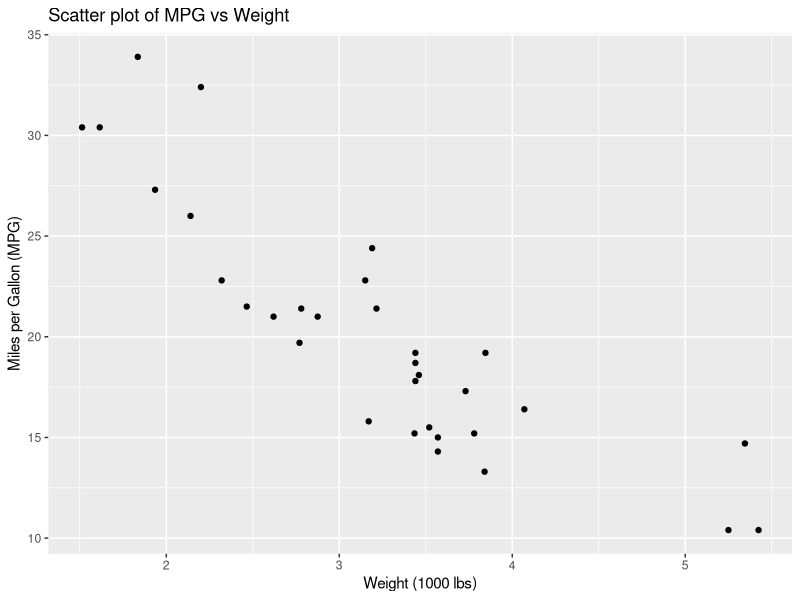

This figure's R source:
## ---- chunk 1
#| echo: True

data(mtcars)

library(ggplot2)

ggplot(mtcars, aes(x = wt, y = mpg)) +
  geom_point() +
  labs(title = "Scatter plot of MPG vs Weight",
       x = "Weight (1000 lbs)",
       y = "Miles per Gallon (MPG)")





